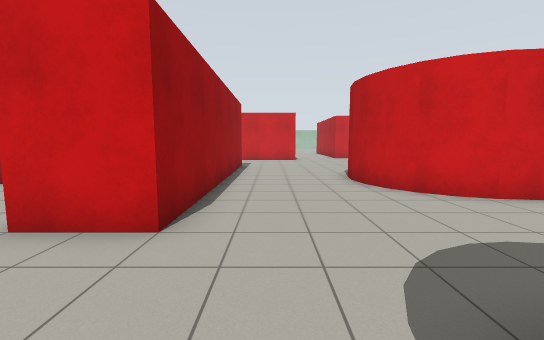
[1] (above)

22 first-person views from a walk through a Gazebo world. The camera is 1.2 m above the floor, tilts 6° down and sees 90° across. The floor is counted in squares, 1 m on a side. Each view is taken from the middle of a square. On the plan, view 1 faces up. The plan holds only what a view shows up to about 12 squares ahead; the rest is blank.

[2]
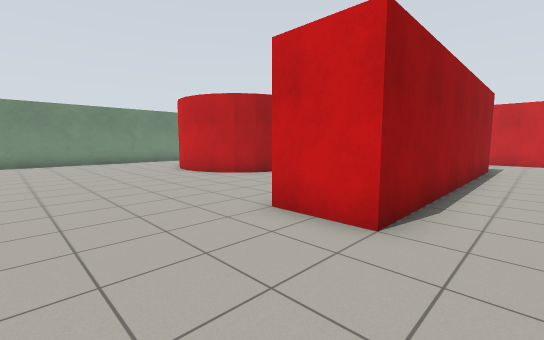

[3]
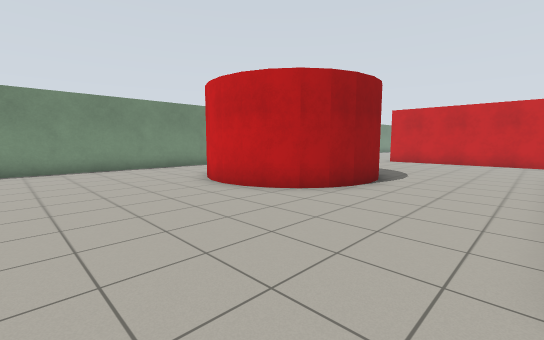

[4]
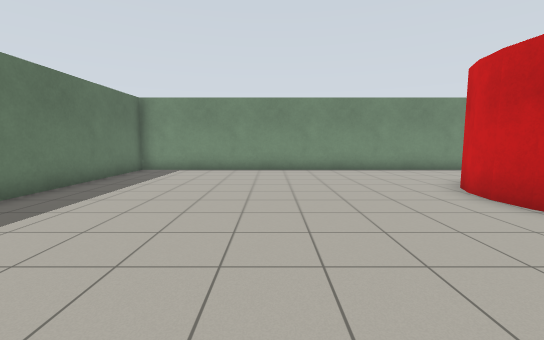

[5]
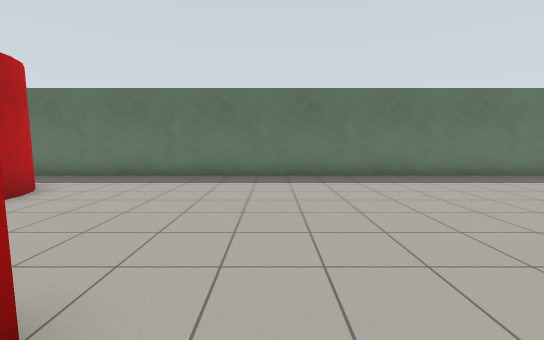

[6]
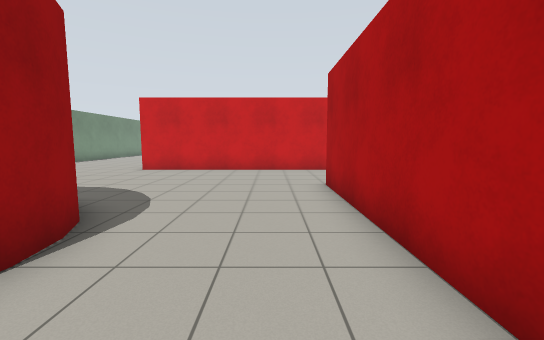

[7]
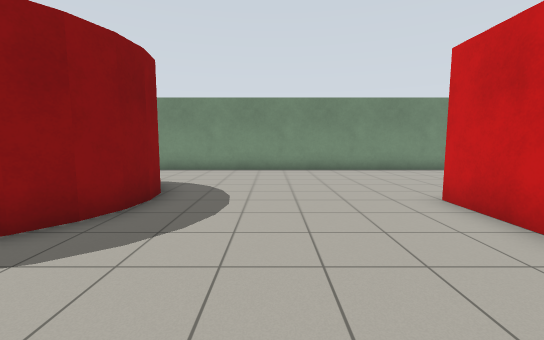

[8]
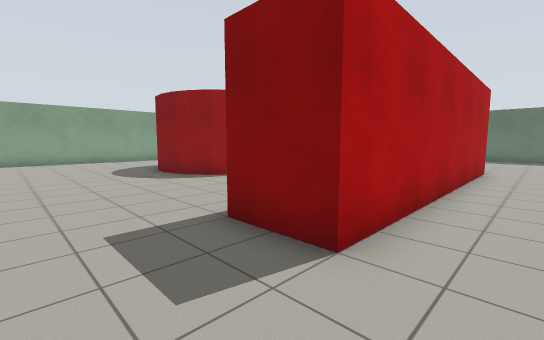

[9]
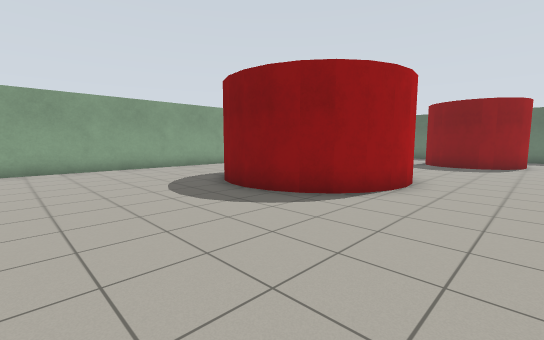

[10]
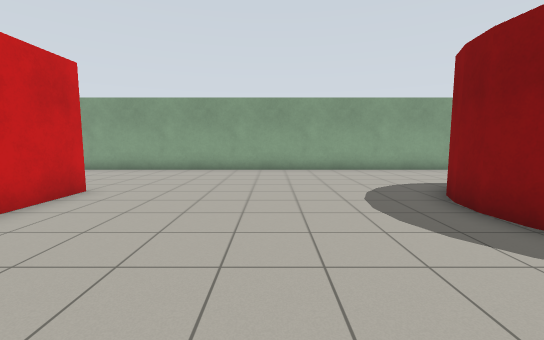

[11]
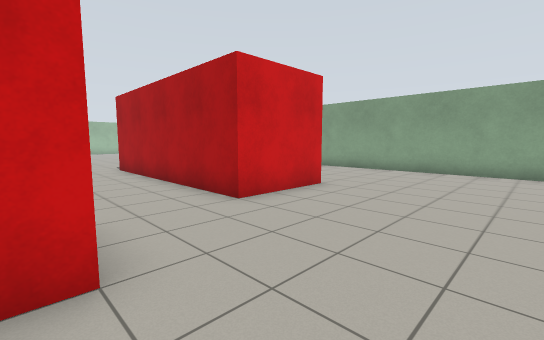

[12]
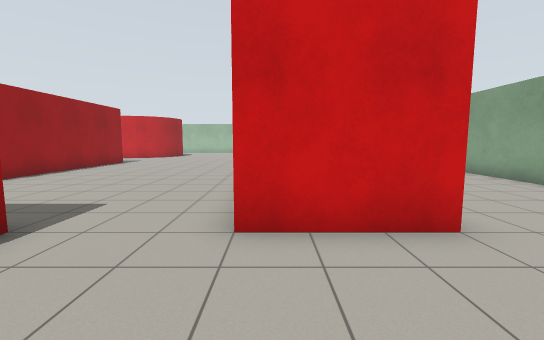

[13]
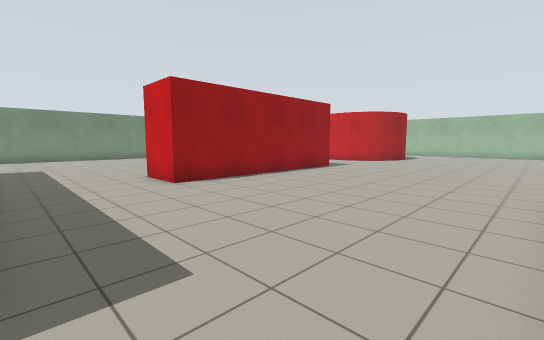

[14]
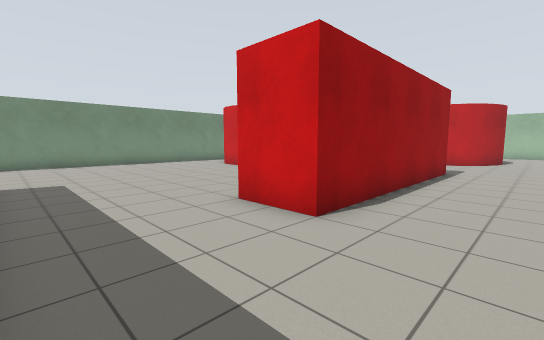

[15]
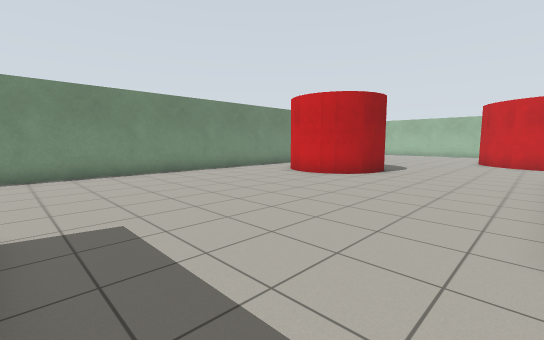

[16]
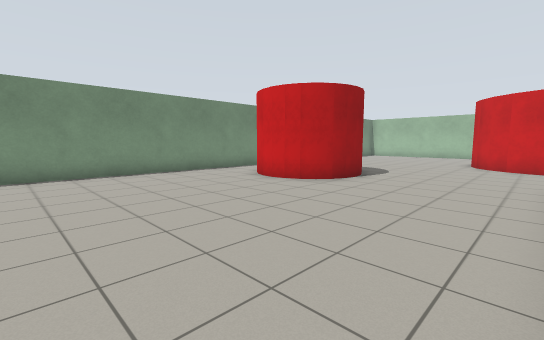

[17]
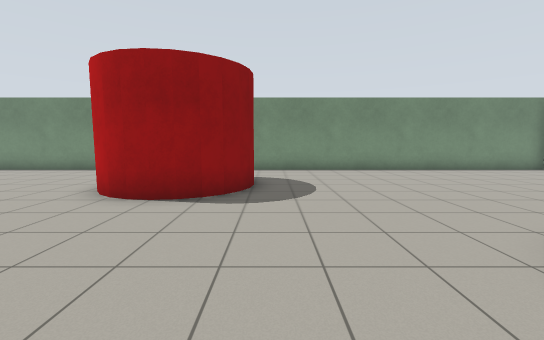

[18]
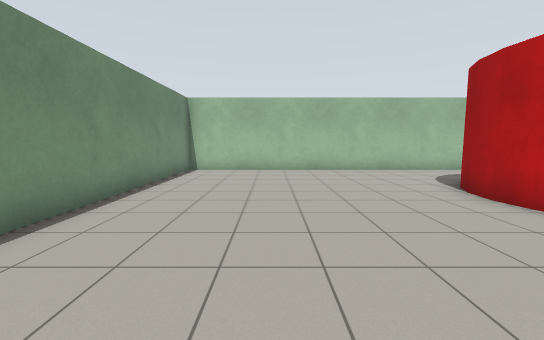

[19]
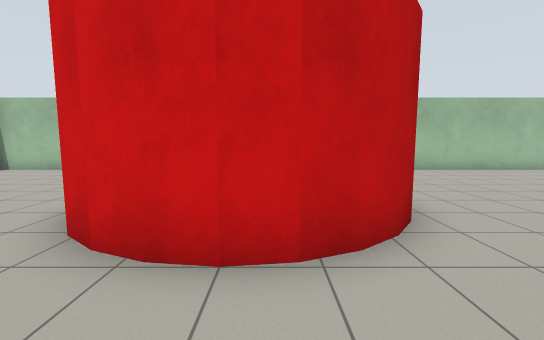

[20]
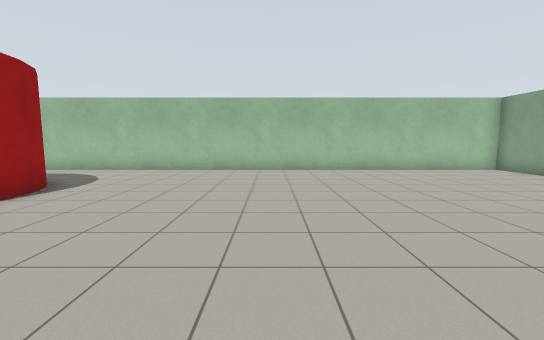

[21]
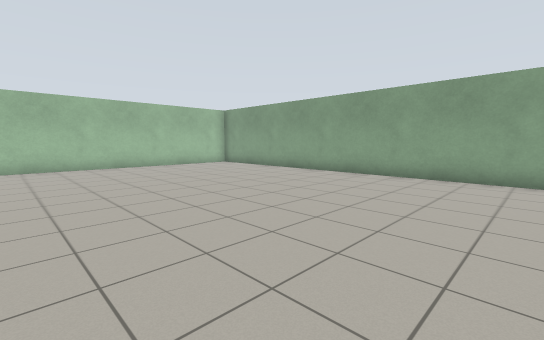

[22]
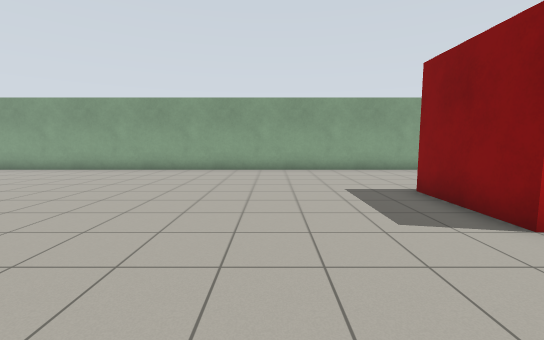

### Floor plan
Key: @ floor where view 1 was taken; # wall or solid block; . floor; C red cylinder; B red box.
Columns run from 17 left of view 1 to 13 right of it. Each row starts with its distance up from view 1.
 45 ###############################
 44 #.............................#
 43 #.............................#
 42 #..........  .................#
 41 #.........    ................#
 40 #........C    C...............#
 39 #........C    C...............#
 38 #........C    C...............#
 37 #........C    C...............#
 36 #.........CCCC................#
 35 #.............................#
 34 #........... .................#
 33 #.............................#
 32 #.. CCC.....  ................#
 31       C..... #................#
 30       C..... #................#
 29 #..CCCC..... #................#
 28 #........... #................#
 27 #........... #........BBB.....#
 26 #........... #........B    ...#
 25 #........... #........B     ..#
 24 #...........##........B     ..#
 23 #.....................B    ...#
 22 #.....................B   ....#
 21 #.....................B  .....#
 20 #.....................BBB.....#
 19 #....             #...........#
 18 #......########   #...........#
 17 #..............   ............#
 16 #.............................#
 15 #.............................#
 14 #.............................#
 13 #.............##..............#
 12 #.............##..............#
 11 #.... CCC.....##.....CCCC.....#
 10 #...     C....##....C     ....#
  9 #.       C....##....C      ...#
  8 #..      C....##....C        .#
  7 #...     C....##....C         #
  6 #....CCCC.....##.....CCC
  5 #.............##.......
  4 #.............##......
  3 #.....................
  2 #....................
  1 #.................CCC
  0 #................@C
 -1 #.................C
 -2 #.................C
 -3 #...................
 -4 #....................
 -5 #####################

Where each view was taken, in squares from view 1:
view 1: 0 up, 0 right, facing up
view 2: 0 up, 0 right, facing up-left
view 3: 1 up, 4 left, facing up-left
view 4: 1 up, 5 left, facing left
view 5: 5 up, 5 left, facing down
view 6: 6 up, 5 left, facing up
view 7: 14 up, 5 left, facing left
view 8: 16 up, 5 left, facing down-right
view 9: 16 up, 0 right, facing down-right
view 10: 15 up, 1 right, facing right
view 11: 15 up, 1 right, facing up-right
view 12: 16 up, 5 right, facing up
view 13: 20 up, 4 right, facing up-left
view 14: 20 up, 1 left, facing up-left
view 15: 20 up, 6 left, facing up-left
view 16: 22 up, 6 left, facing up-left
view 17: 33 up, 5 left, facing left
view 18: 33 up, 13 left, facing up
view 19: 33 up, 5 left, facing up
view 20: 33 up, 3 right, facing up
view 21: 31 up, 3 right, facing up-right
view 22: 31 up, 1 right, facing right
